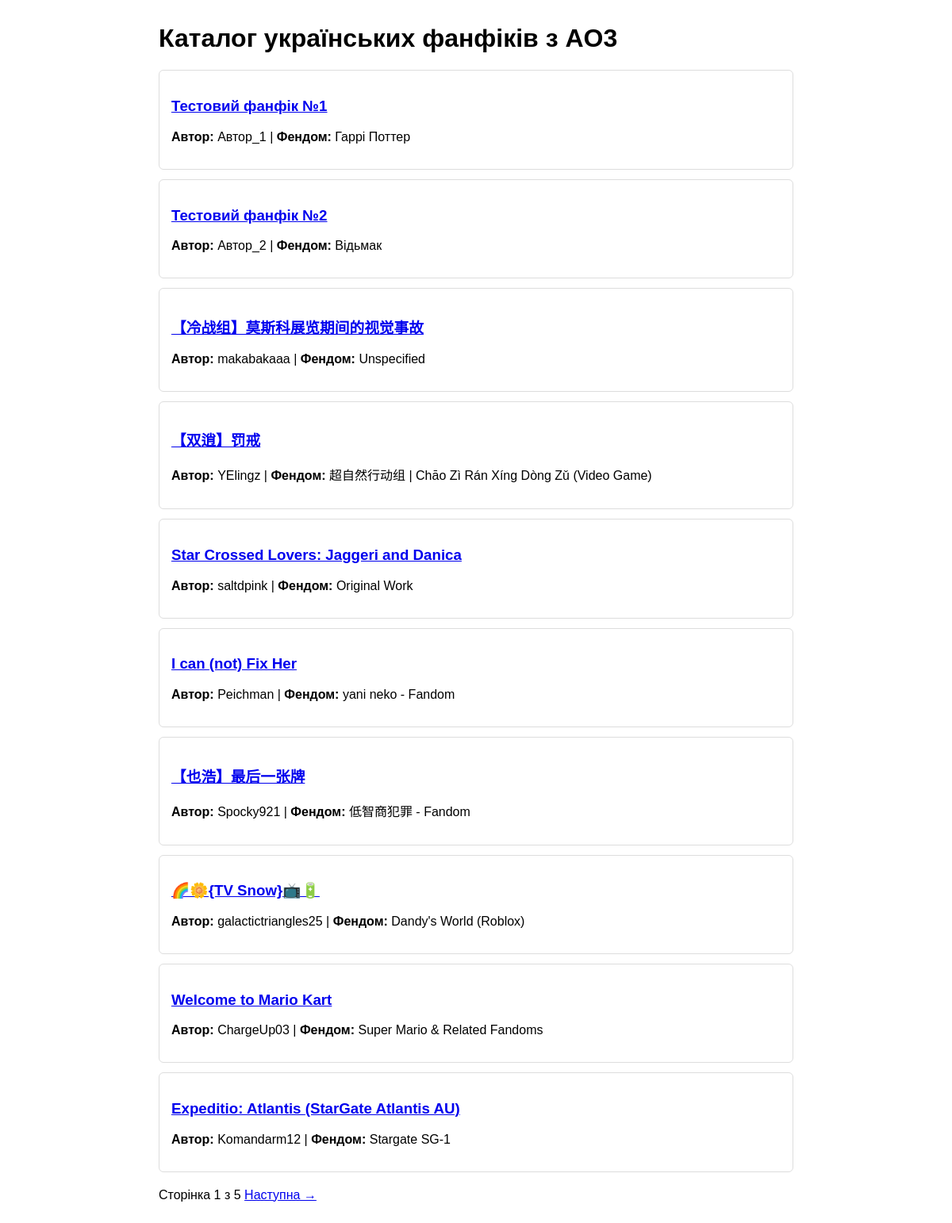
Before: / with the older database file.
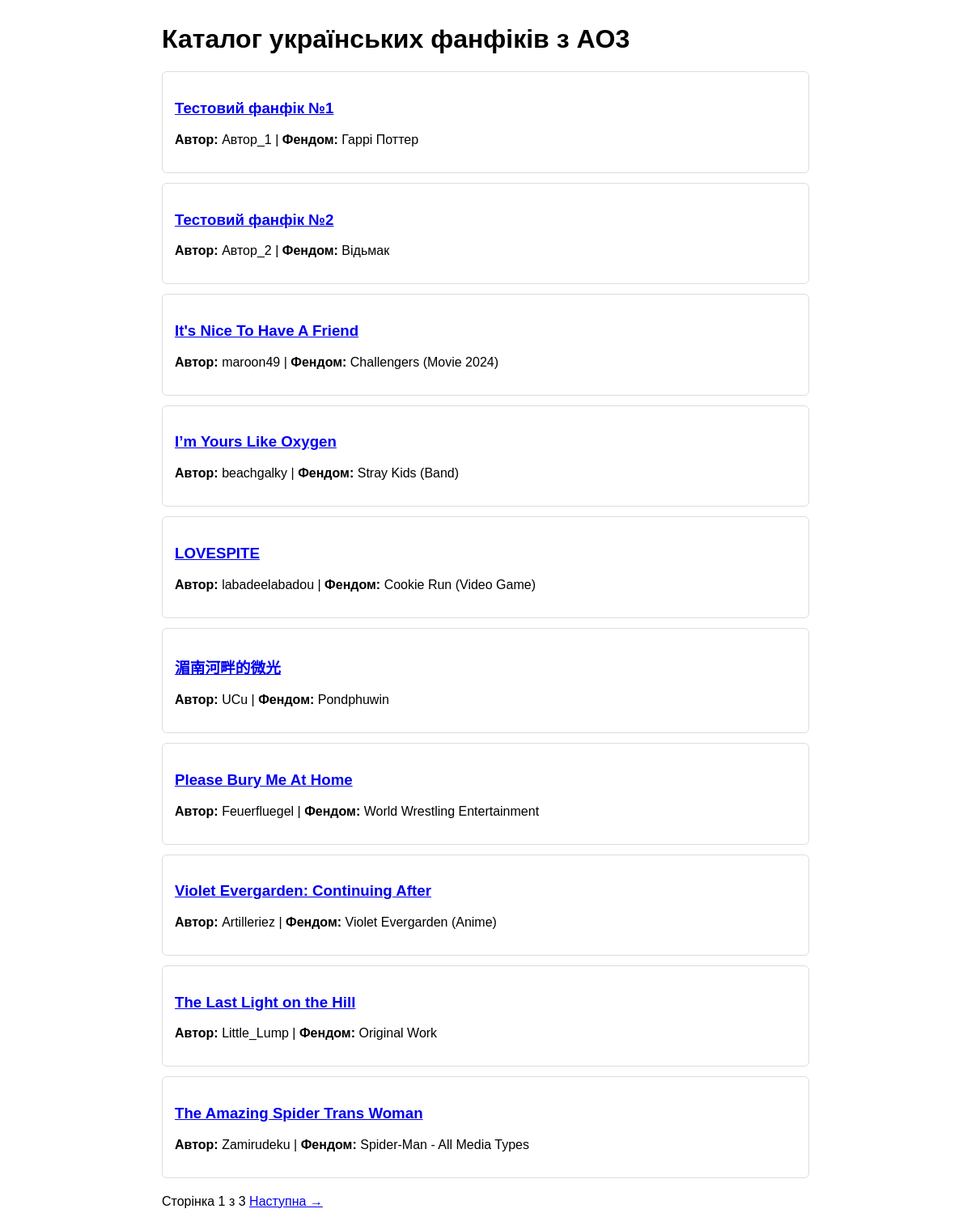
After: the same page with the newer database file.
### tables this page shows
CREATE TABLE works (
    id INTEGER PRIMARY KEY AUTOINCREMENT,
    ao3_id TEXT UNIQUE,
    title TEXT NOT NULL,
    author TEXT NOT NULL,
    fandom TEXT,
    url TEXT NOT NULL
);

### app.py (the view)
@app.route('/')
def index():
    page = request.args.get('page', 1, type=int)
    per_page = 10
    offset = (page - 1) * per_page
    conn = get_db_connection()
    works = conn.execute('SELECT * FROM works LIMIT ? OFFSET ?', (per_page, offset)).fetchall()
    total_works = conn.execute('SELECT COUNT(*) FROM works').fetchone()[0]
    conn.close()
    total_pages = (total_works + per_page - 1) // per_page
    return render_template('index.html', works=works, page=page, total_pages=total_pages)

### app.py (called while the page is built)
def get_db_connection():
    conn = sqlite3.connect('ao3_catalog.db')
    conn.row_factory = sqlite3.Row
    return conn

### templates/index.html (shortened to what this page needs)
<!DOCTYPE html>
<html lang="uk">
<head>
</head>
<body>
    <h1>Каталог українських фанфіків з AO3</h1>
    {% for work in works %}
        <div class="card">
            <h3><a href="{{ work['url'] }}" target="_blank">{{ work['title'] }}</a></h3>
            <p><strong>Автор:</strong> {{ work['author'] }} | <strong>Фендом:</strong> {{ work['fandom'] }}</p>
        </div>
    {% else %}
        <p>База даних поки порожня...</p>
    {% endfor %}
    <div class="pagination">
        <span>Сторінка {{ page }} з {{ total_pages }}</span>
        {% if page < total_pages %}
            <a href="/?page={{ page + 1 }}">Наступна →</a>
        {% endif %}
    </div>
</body>
</html>

### templates/index.html (style rules this page uses)
body { font-family: sans-serif; max-width: 800px; margin: 30px auto; padding: 0 15px; }
.card { border: 1px solid #ddd; padding: 15px; margin-bottom: 12px; border-radius: 6px; }
.pagination { margin-top: 20px; }

Changed rows visible on the page:
changed works: title "【冷战组】莫斯科展览期间的视觉事故" → "It's Nice To Have A Friend"; author "makabakaaa" → "maroon49"; fandom "Unspecified" → "Challengers (Movie 2024)"
changed works: title "【双逍】罚戒" → "I’m Yours Like Oxygen"; author "YElingz" → "beachgalky"; fandom "超自然行动组 | Chāo Zì Rán Xíng Dòng Zǔ (Video Game)" → "Stray Kids (Band)"
changed works: title "Star Crossed Lovers: Jaggeri and Danica" → "LOVESPITE"; author "saltdpink" → "labadeelabadou"; fandom "Original Work" → "Cookie Run (Video Game)"
changed works: title "I can (not) Fix Her" → "湄南河畔的微光"; author "Peichman" → "UCu"; fandom "yani neko - Fandom" → "Pondphuwin"
changed works: title "【也浩】最后一张牌" → "Please Bury Me At Home"; author "Spocky921" → "Feuerfluegel"; fandom "低智商犯罪 - Fandom" → "World Wrestling Entertainment"
changed works: title "🌈🌼{TV Snow}📺🔋" → "Violet Evergarden: Continuing After"; author "galactictriangles25" → "Artilleriez"; fandom "Dandy's World (Roblox)" → "Violet Evergarden (Anime)"
changed works: title "Welcome to Mario Kart" → "The Last Light on the Hill"; author "ChargeUp03" → "Little_Lump"; fandom "Super Mario & Related Fandoms" → "Original Work"
changed works: title "Expeditio: Atlantis (StarGate Atlantis AU)" → "The Amazing Spider Trans Woman"; author "Komandarm12" → "Zamirudeku"; fandom "Stargate SG-1" → "Spider-Man - All Media Types"
Other visible differences:
{{ total_pages }}: "5" → "3"
